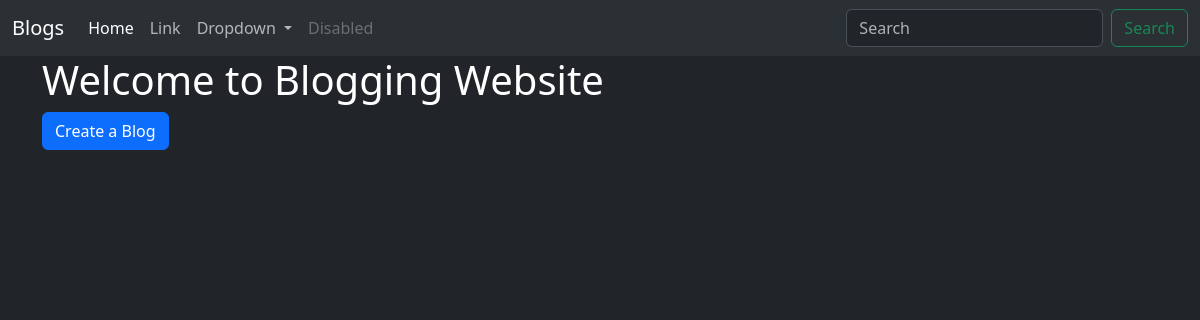
/blog/, run on an earlier commit of the app's database.
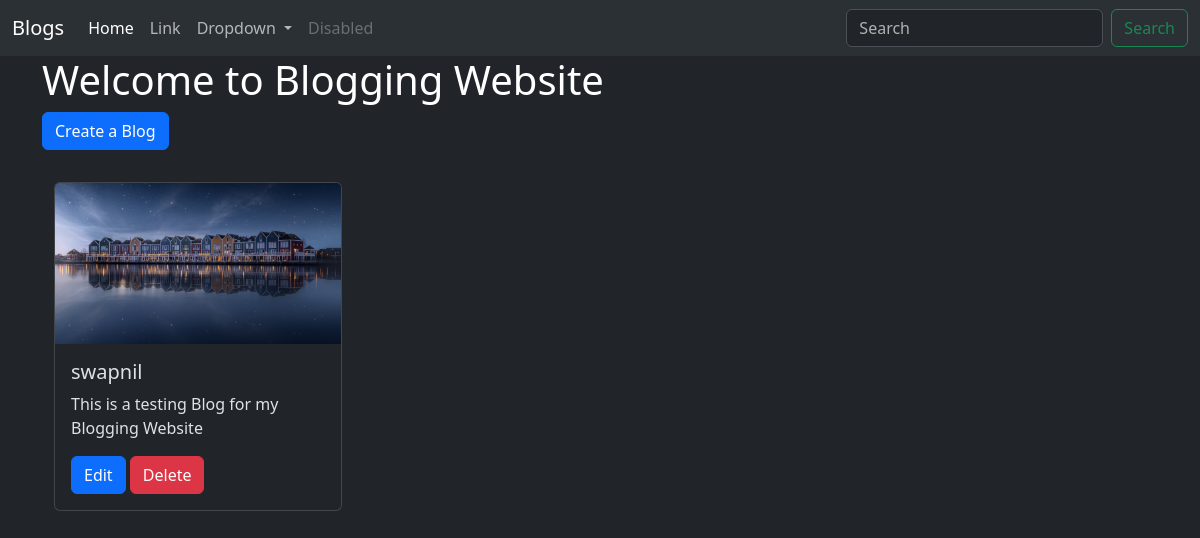
And on a later commit of the database.
### blog/models.py (models this page shows)
class Post(models.Model):
    user = models.ForeignKey(User, on_delete=models.CASCADE)
    text = models.TextField(max_length=5000)
    photo = models.ImageField(upload_to='photos/', blank=True, null=True)
    created_at = models.DateTimeField(auto_now_add=True)
    updated_at = models.DateTimeField(auto_now=True)

### blog/views.py (the view)
# urls.py: path('', views.blog_list, name='blog_list'),
def blog_list(request):
    posts = Post.objects.all().order_by('-created_at')
    return render(request , 'blog_list.html' , {'posts': posts})

### blog/templates/blog_list.html (shortened to what this page needs)
{% extends "layout.html" %}
{% block content %}
<h1>Welcome to Blogging Website</h1>
<a class="btn btn-primary" href="{% url 'blog_create' %}">Create a Blog</a>
<div class="container">
    {% for post in posts %}
    <div class="card" style="width: 18rem; margin-top: 2rem;">
        <img src="{{post.photo.url}}" class="card-img-top" alt="...">
        <div class="card-body">
          <h5 class="card-title">{{post.user.username}}</h5>
          <p class="card-text">{{post.text}}</p>
          <a href="{% url 'blog_edit' post.id %}" class="btn btn-primary">Edit</a>
          <a href="{% url 'blog_delete' post.id %}" class="btn btn-danger">Delete</a>
        </div>
      </div>
    {% endfor %}
</div>
{% endblock %}

### templates/layout.html (shortened to what this page needs)
{% load static %}
<!DOCTYPE html>
<html lang="en" data-bs-theme="dark">
<head>
    <link href="https://cdn.jsdelivr.net/npm/bootstrap@5.3.5/dist/css/bootstrap.min.css" rel="stylesheet"
>
</head>
<body class="text-white">
    <nav class="navbar navbar-expand-lg bg-body-tertiary">
        <div class="container-fluid">
          <a class="navbar-brand" href="#">Blogs</a>
          <div class="collapse navbar-collapse" id="navbarSupportedContent">
            <ul class="navbar-nav me-auto mb-2 mb-lg-0">
              <li class="nav-item">
                <a class="nav-link active" aria-current="page" href="#">Home</a>
              </li>
              <li class="nav-item">
                <a class="nav-link" href="#">Link</a>
              </li>
              <li class="nav-item dropdown">
                <a class="nav-link dropdown-toggle" href="#" role="button" data-bs-toggle="dropdown" aria-expanded="false">
                  Dropdown
                </a>
              </li>
              <li class="nav-item">
                <a class="nav-link disabled" aria-disabled="true">Disabled</a>
              </li>
            </ul>
            <form class="d-flex" role="search">
              <input class="form-control me-2" type="search" placeholder="Search" aria-label="Search">
              <button class="btn btn-outline-success" type="submit">Search</button>
            </form>
          </div>
        </div>
      </nav>
    <div class="container">
        {% block content %}
        {% endblock %}
    </div>
</body>
</html>

What changed in the data, as far as the page shows it:
added Post: photo (picture), user.username "swapnil", text "This is a testing Blog for my Blogging Website"
